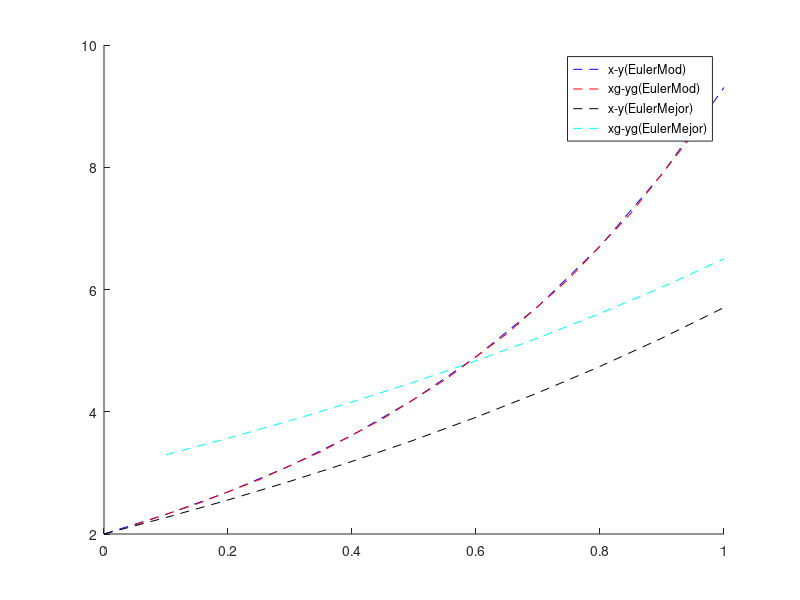

The MATLAB script that drew this image:
function RungeKutta
  clear
  clc
  w2=1/2   %%euler mejorado
  w=1     %%euler modificado
  
  x(1)=0;
  y(1)=2;
  
  
  x2(1)=0;
  y2(1)=2;
  h=0.1
  N=1/h;
  
 
  for i=1:N 
   fn(i)=2*y(i)-2*x(i)-1;
   k1=h*fn(i);
   xg(i)=x(i)+ (h/(2*w));
   yg(i)=y(i)+(k1/(2*w));
   fg(i)=2*yg(i)-2*xg(i)-1;
   k2=h*fg(i);
   y(i+1)=y(i)+(1-w)*k1+w*k2;
   x(i+1)=x(i)+h;
  end
  
  for i=1:N 
   fn2(i)=2*y2(i)-2*x2(i)-1;
   k12=h*fn2(i);
   xg2(i)=x2(i)+ (h/(2*w2));
   yg2(i)=y2(i)+(k1/(2*w2));
   fg2(i)=2*yg2(i)-2*xg2(i)-1;
   k22=h*fg2(i);
   y2(i+1)=y2(i)+(1-w)*k12+w2*k22;
   x2(i+1)=x2(i)+h;
   
  end
  
  
  
  hold on
  plot (x, y, '--b')
  plot(xg, yg, '--r')
  plot (x2, y2, '--k')
  plot(xg2, yg2, '--c')
  
  legend('x-y(EulerMod)','xg-yg(EulerMod)','x-y(EulerMejor)','xg-yg(EulerMejor)' )
  
endfunction
